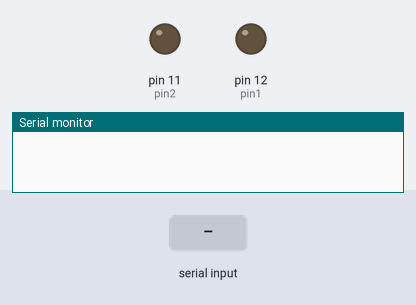
Bench run of a sketch on a simulated Arduino Uno, built with avr-gcc and run on an emulated ATmega328P. Shown: output pins drawn as LEDs (lit = HIGH), the last lines printed to the serial monitor. Inputs (shaded band) come from the test bench.

Above: at 1.2 s.
1.3 s: "30,150\n" received over Serial
2.8 s: "2\n" received over Serial
At 3.2 s:
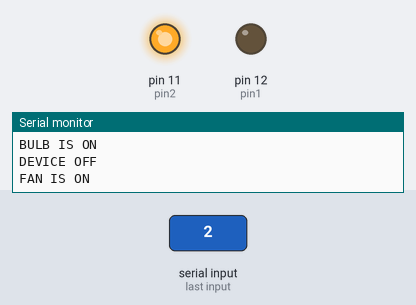
4.3 s: "1\n" received over Serial
At 5.5 s:
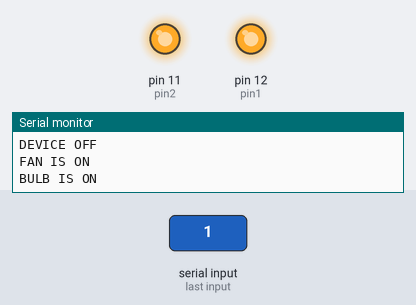
5.8 s: "90,45\n" received over Serial
At 6.8 s:
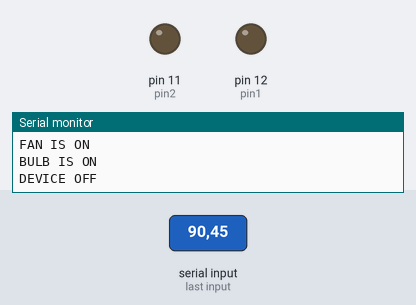
Timing chart, 0 to 8.3 s (numbered marks = the images above; inputs shaded):
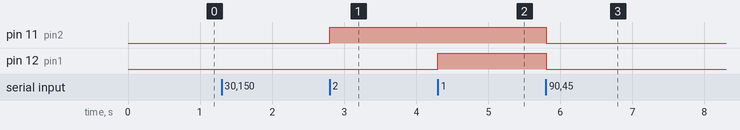

Measured:
- after the input at 2.8 s, pin 11 (pin2): LOW → HIGH at once
- after the input at 4.3 s, pin 12 (pin1): LOW → HIGH at once
- after the input at 5.8 s, pin 11 (pin2), pin 12 (pin1): HIGH → LOW at once

The sketch:

bluetooth.ino
```cpp
int pin1=12;
int pin2=11;

void setup()
{
  pinMode(pin1, OUTPUT);
  pinMode(pin2, OUTPUT);
  Serial.begin(9600);
}

void loop()
{
  if(Serial.available()>0)
  {
    int val=Serial.read()-48;
    if(val==1)
    {
      digitalWrite(pin1, HIGH);
      Serial.println("BULB IS ON");
    }
    if(val==2)
    {
      digitalWrite(pin2, HIGH);
      Serial.println("FAN IS ON");
    }
    if(val==0)
    {
      digitalWrite(pin1, LOW);
      digitalWrite(pin2, LOW);
      Serial.println("DEVICE OFF");
    }
  }
}
```
